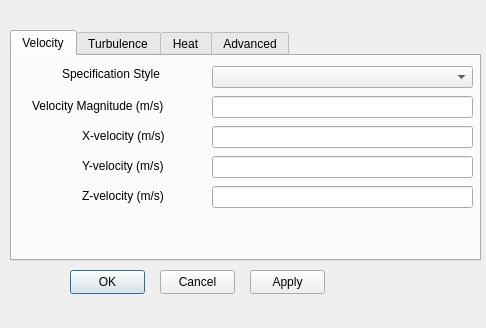
<?xml version="1.0" encoding="UTF-8"?>
<ui version="4.0">
 <class>inletDialog</class>
 <widget class="QDialog" name="inletDialog">
  <property name="geometry">
   <rect>
    <x>0</x>
    <y>0</y>
    <width>486</width>
    <height>328</height>
   </rect>
  </property>
  <property name="windowTitle">
   <string>Dialog</string>
  </property>
  <widget class="QTabWidget" name="tabWidget">
   <property name="geometry">
    <rect>
     <x>10</x>
     <y>30</y>
     <width>471</width>
     <height>231</height>
    </rect>
   </property>
   <property name="currentIndex">
    <number>0</number>
   </property>
   <widget class="QWidget" name="tab">
    <attribute name="title">
     <string>Velocity</string>
    </attribute>
    <widget class="QComboBox" name="comboBox">
     <property name="geometry">
      <rect>
       <x>200</x>
       <y>10</y>
       <width>261</width>
       <height>22</height>
      </rect>
     </property>
    </widget>
    <widget class="QLabel" name="label">
     <property name="geometry">
      <rect>
       <x>50</x>
       <y>10</y>
       <width>131</width>
       <height>16</height>
      </rect>
     </property>
     <property name="text">
      <string>Specification Style</string>
     </property>
    </widget>
    <widget class="QLineEdit" name="lineEdit">
     <property name="geometry">
      <rect>
       <x>200</x>
       <y>40</y>
       <width>261</width>
       <height>22</height>
      </rect>
     </property>
    </widget>
    <widget class="QLabel" name="label_2">
     <property name="geometry">
      <rect>
       <x>20</x>
       <y>40</y>
       <width>171</width>
       <height>20</height>
      </rect>
     </property>
     <property name="text">
      <string>Velocity Magnitude (m/s)</string>
     </property>
    </widget>
    <widget class="QLineEdit" name="lineEdit_2">
     <property name="geometry">
      <rect>
       <x>200</x>
       <y>70</y>
       <width>261</width>
       <height>22</height>
      </rect>
     </property>
    </widget>
    <widget class="QLabel" name="label_3">
     <property name="geometry">
      <rect>
       <x>70</x>
       <y>70</y>
       <width>111</width>
       <height>20</height>
      </rect>
     </property>
     <property name="text">
      <string>X-velocity (m/s)</string>
     </property>
    </widget>
    <widget class="QLabel" name="label_4">
     <property name="geometry">
      <rect>
       <x>70</x>
       <y>100</y>
       <width>111</width>
       <height>20</height>
      </rect>
     </property>
     <property name="text">
      <string>Y-velocity (m/s)</string>
     </property>
    </widget>
    <widget class="QLineEdit" name="lineEdit_3">
     <property name="geometry">
      <rect>
       <x>200</x>
       <y>100</y>
       <width>261</width>
       <height>22</height>
      </rect>
     </property>
    </widget>
    <widget class="QLabel" name="label_5">
     <property name="geometry">
      <rect>
       <x>70</x>
       <y>130</y>
       <width>111</width>
       <height>20</height>
      </rect>
     </property>
     <property name="text">
      <string>Z-velocity (m/s)</string>
     </property>
    </widget>
    <widget class="QLineEdit" name="lineEdit_4">
     <property name="geometry">
      <rect>
       <x>200</x>
       <y>130</y>
       <width>261</width>
       <height>22</height>
      </rect>
     </property>
    </widget>
   </widget>
   <widget class="QWidget" name="tab_4">
    <attribute name="title">
     <string>Turbulence</string>
    </attribute>
    <widget class="QLabel" name="label_6">
     <property name="geometry">
      <rect>
       <x>60</x>
       <y>10</y>
       <width>121</width>
       <height>16</height>
      </rect>
     </property>
     <property name="text">
      <string>Input parameters</string>
     </property>
    </widget>
    <widget class="QComboBox" name="comboBoxTurbulence">
     <property name="geometry">
      <rect>
       <x>200</x>
       <y>10</y>
       <width>251</width>
       <height>22</height>
      </rect>
     </property>
    </widget>
    <widget class="QLabel" name="label_7">
     <property name="geometry">
      <rect>
       <x>70</x>
       <y>40</y>
       <width>161</width>
       <height>20</height>
      </rect>
     </property>
     <property name="text">
      <string>Turbulent Intensity (%)</string>
     </property>
    </widget>
    <widget class="QLabel" name="label_8">
     <property name="geometry">
      <rect>
       <x>60</x>
       <y>70</y>
       <width>171</width>
       <height>20</height>
      </rect>
     </property>
     <property name="text">
      <string>Turbulent Viscosity Ratio</string>
     </property>
    </widget>
    <widget class="QLineEdit" name="lineEdit_5">
     <property name="geometry">
      <rect>
       <x>250</x>
       <y>40</y>
       <width>201</width>
       <height>22</height>
      </rect>
     </property>
    </widget>
    <widget class="QLineEdit" name="lineEdit_6">
     <property name="geometry">
      <rect>
       <x>250</x>
       <y>70</y>
       <width>201</width>
       <height>22</height>
      </rect>
     </property>
    </widget>
    <widget class="QLabel" name="label_9">
     <property name="geometry">
      <rect>
       <x>100</x>
       <y>100</y>
       <width>121</width>
       <height>20</height>
      </rect>
     </property>
     <property name="text">
      <string>Length Scale (m)</string>
     </property>
    </widget>
    <widget class="QLineEdit" name="lineEdit_7">
     <property name="geometry">
      <rect>
       <x>250</x>
       <y>100</y>
       <width>201</width>
       <height>22</height>
      </rect>
     </property>
    </widget>
    <widget class="QLabel" name="label_10">
     <property name="geometry">
      <rect>
       <x>70</x>
       <y>130</y>
       <width>161</width>
       <height>20</height>
      </rect>
     </property>
     <property name="text">
      <string>Hydraulic Diameter (m)</string>
     </property>
    </widget>
    <widget class="QLineEdit" name="lineEdit_8">
     <property name="geometry">
      <rect>
       <x>250</x>
       <y>130</y>
       <width>201</width>
       <height>22</height>
      </rect>
     </property>
    </widget>
   </widget>
   <widget class="QWidget" name="tab_2">
    <attribute name="title">
     <string>Heat</string>
    </attribute>
   </widget>
   <widget class="QWidget" name="tab_3">
    <attribute name="title">
     <string>Advanced</string>
    </attribute>
   </widget>
  </widget>
  <widget class="QPushButton" name="pushButton">
   <property name="geometry">
    <rect>
     <x>70</x>
     <y>270</y>
     <width>75</width>
     <height>24</height>
    </rect>
   </property>
   <property name="text">
    <string>OK</string>
   </property>
  </widget>
  <widget class="QPushButton" name="pushButton_2">
   <property name="geometry">
    <rect>
     <x>160</x>
     <y>270</y>
     <width>75</width>
     <height>24</height>
    </rect>
   </property>
   <property name="text">
    <string>Cancel</string>
   </property>
  </widget>
  <widget class="QPushButton" name="pushButtonApply">
   <property name="geometry">
    <rect>
     <x>250</x>
     <y>270</y>
     <width>75</width>
     <height>24</height>
    </rect>
   </property>
   <property name="text">
    <string>Apply</string>
   </property>
  </widget>
 </widget>
 <resources/>
 <connections/>
</ui>
